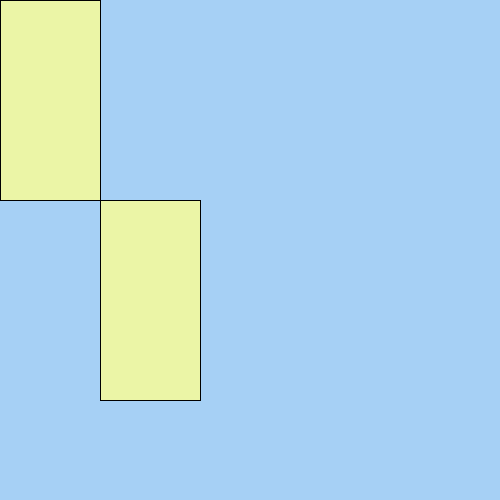
Frame 1 (no input)
Frame 60 (the mouse pressed at the canvas centre just before this capture): identical to frame 1, image omitted
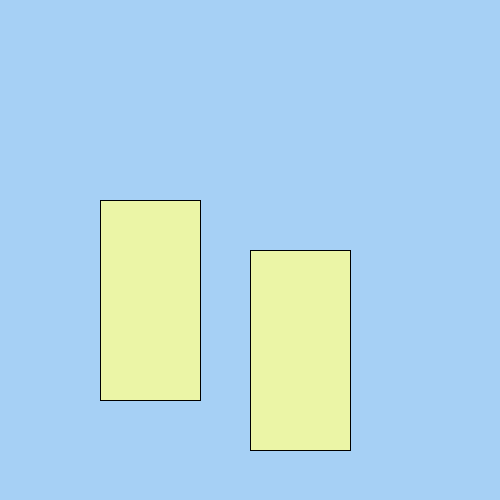
Frame 120 (the mouse held since frame 60 and released just before this capture)

The Processing sketch that drew these frames (run headless with seeded random() and noise(); from frame 60 on, the mouse is pressed at the canvas centre):

// Processing sketch: week01_2
// ── week01_2.pde
void setup(){
  size(500,500);
}
void draw(){
  background(#A6D0F5);
  fill(#EBF5A6);
  rect(100,200,100,200);
  rect(mouseX,mouseY,100,200);
}
